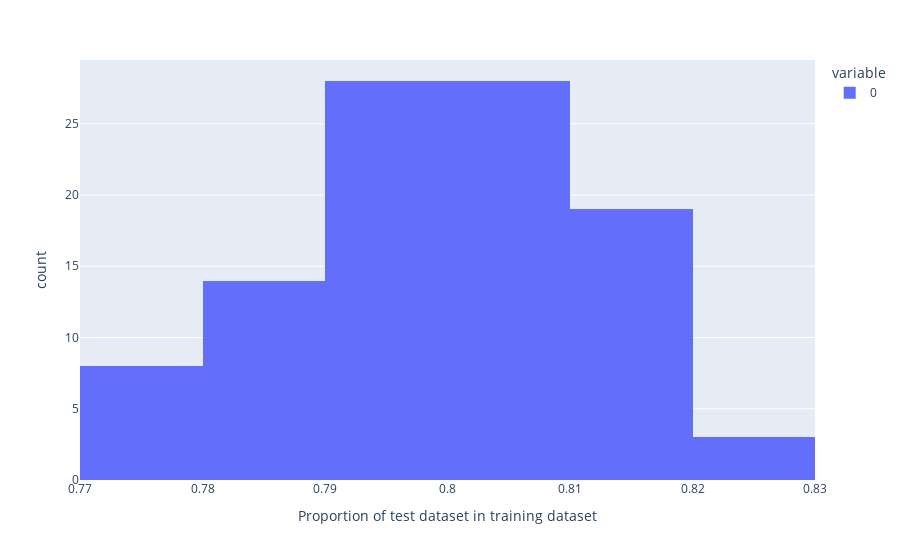

Notebook cell for this chart:
### Code cell
fig = px.histogram(percent, nbins=10, labels={'value': 'Proportion of test dataset in training dataset'})
fig.show()

### Figure 1 — Plotly figure (JSON) as saved in the notebook; plotly's stock layout.template omitted (floating-point values rounded to 4 significant figures)
{"data": [{"alignmentgroup": "True", "bingroup": "x", "hovertemplate": "variable=0<br>Proportion of test dataset in training dataset=%{x}<br>count=%{y}<extra></extra>", "legendgroup": "0", "marker": {"color": "#636efa", "pattern": {"shape": ""}}, "name": "0", "nbinsx": 10, "offsetgroup": "0", "orientation": "v", "showlegend": true, "type": "histogram", "x": [0.8195, 0.8015, 0.7951, 0.8015, 0.8207, 0.79, 0.8015, 0.7759, 0.8041, 0.8169, 0.7964, 0.8054, 0.7926, 0.7862, 0.7926, 0.8015, 0.7849, 0.7887, 0.7913, 0.8041, 0.7849, 0.7772, 0.8003, 0.8003, 0.7798, 0.8092, 0.7798, 0.7887, 0.8003, 0.8131, 0.8195, 0.7951, 0.8131, 0.8271, 0.8079, 0.799, 0.7951, 0.79, 0.8233, 0.7951, 0.8169, 0.8067, 0.8015, 0.7951, 0.7926, 0.8054, 0.7977, 0.8195, 0.7977, 0.7887, 0.8143, 0.8003, 0.8054, 0.7977, 0.7798, 0.8054, 0.799, 0.7964, 0.8195, 0.7887, 0.8054, 0.79, 0.7977, 0.7951, 0.8092, 0.8131, 0.7977, 0.8131, 0.79, 0.8003, 0.7772, 0.8131, 0.7798, 0.8015, 0.781, 0.781, 0.7951, 0.781, 0.8131, 0.7759, 0.8169, 0.7862, 0.799, 0.8003, 0.8156, 0.7964, 0.8028, 0.8092, 0.7964, 0.8105, 0.8169, 0.8105, 0.7875, 0.7926, 0.8054, 0.8067, 0.7887, 0.7823, 0.8156, 0.8028], "xaxis": "x", "yaxis": "y"}], "layout": {"barmode": "relative", "legend": {"title": {"text": "variable"}, "tracegroupgap": 0}, "margin": {"t": 60}, "xaxis": {"anchor": "y", "domain": [0, 1], "title": {"text": "Proportion of test dataset in training dataset"}}, "yaxis": {"anchor": "x", "domain": [0, 1], "title": {"text": "count"}}}}
